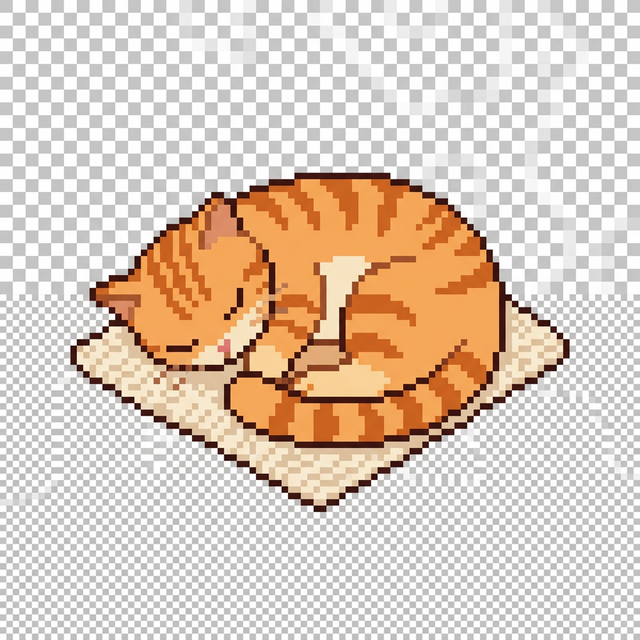
#> input picture cat.png, 640 x 640 px
$ python remove_bg.py cat.png style.PNG
#> lines starting #> are read from the running program, lines starting #| are printed output that depends on the picture
from PIL import Image
import sys

def remove_background(input_path, output_path):
    # Open the image and convert to RGBA
#> called with input_path = 'cat.png', output_path = 'style.PNG'
    img = Image.open(input_path).convert("RGBA")
    datas = img.getdata()

    # Get the background color from the top-left pixel
    bg_color = datas[0]
#> bg_color = (199, 200, 199, 255)

    newData = []
    threshold = 30 # Tolerance for background color

    for item in datas:
        # If the pixel is close to the background color, make it transparent
        if abs(item[0] - bg_color[0]) < threshold and \
           abs(item[1] - bg_color[1]) < threshold and \
           abs(item[2] - bg_color[2]) < threshold:
            newData.append((255, 255, 255, 0))
        else:
            newData.append(item)
#> this loop made 409600 passes
#> item on passes 1 to 3: (199, 200, 199, 255), (198, 199, 199, 255), (198, 197, 197, 255)
#> after the loop, newData = 409600 items

    img.putdata(newData)
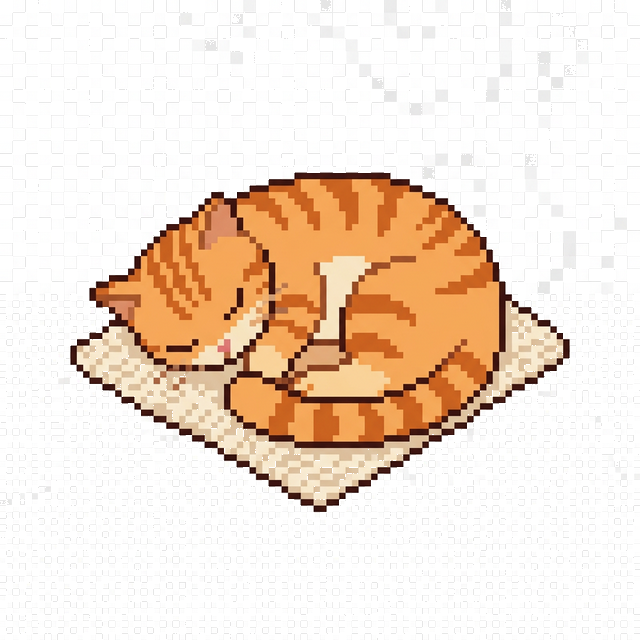
#> img: PIL image 640x640 RGBA; mean R, G, B, A 241.4, 225.2, 211.4, 157.1; transparent parts drawn white
    img.save(output_path, "PNG")
    print(f"Saved new transparent image to {output_path}")

if __name__ == "__main__":
    if len(sys.argv) != 3:
        print("Usage: python remove_bg.py <input> <output>")
        sys.exit(1)

    remove_background(sys.argv[1], sys.argv[2])
